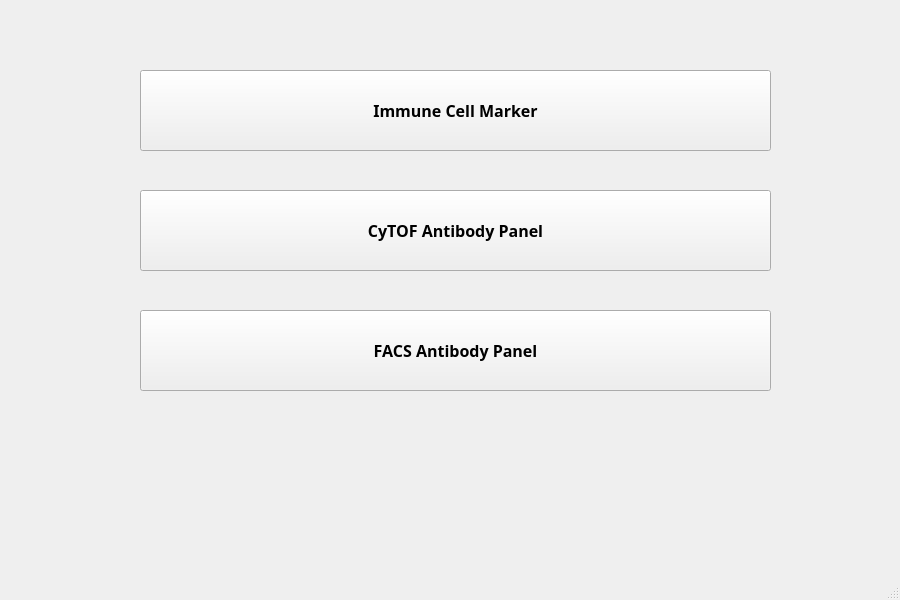
<?xml version="1.0" encoding="UTF-8"?>
<ui version="4.0">
 <class>MainWindow</class>
 <widget class="QMainWindow" name="MainWindow">
  <property name="geometry">
   <rect>
    <x>0</x>
    <y>0</y>
    <width>900</width>
    <height>600</height>
   </rect>
  </property>
  <property name="windowTitle">
   <string>Cell Panel</string>
  </property>
  <widget class="QWidget" name="centralwidget">
   <widget class="QPushButton" name="Immune_btn">
    <property name="geometry">
     <rect>
      <x>140</x>
      <y>70</y>
      <width>631</width>
      <height>81</height>
     </rect>
    </property>
    <property name="font">
     <font>
      <family>Gadugi</family>
      <pointsize>12</pointsize>
      <weight>75</weight>
      <bold>true</bold>
     </font>
    </property>
    <property name="text">
     <string>Immune Cell Marker</string>
    </property>
   </widget>
   <widget class="QPushButton" name="CyTOF_btn">
    <property name="geometry">
     <rect>
      <x>140</x>
      <y>190</y>
      <width>631</width>
      <height>81</height>
     </rect>
    </property>
    <property name="font">
     <font>
      <family>Gadugi</family>
      <pointsize>12</pointsize>
      <weight>75</weight>
      <bold>true</bold>
     </font>
    </property>
    <property name="text">
     <string>CyTOF Antibody Panel</string>
    </property>
   </widget>
   <widget class="QPushButton" name="FACS_btn">
    <property name="geometry">
     <rect>
      <x>140</x>
      <y>310</y>
      <width>631</width>
      <height>81</height>
     </rect>
    </property>
    <property name="font">
     <font>
      <family>Gadugi</family>
      <pointsize>12</pointsize>
      <weight>75</weight>
      <bold>true</bold>
     </font>
    </property>
    <property name="text">
     <string>FACS Antibody Panel</string>
    </property>
   </widget>
   <widget class="QLabel" name="KimLab">
    <property name="geometry">
     <rect>
      <x>345</x>
      <y>450</y>
      <width>221</width>
      <height>81</height>
     </rect>
    </property>
    <property name="text">
     <string/>
    </property>
    <property name="pixmap">
     <pixmap>../../Desktop/Python/KimLab_Logo.png</pixmap>
    </property>
    <property name="scaledContents">
     <bool>true</bool>
    </property>
    <property name="wordWrap">
     <bool>false</bool>
    </property>
   </widget>
  </widget>
  <widget class="QMenuBar" name="menubar">
   <property name="geometry">
    <rect>
     <x>0</x>
     <y>0</y>
     <width>900</width>
     <height>26</height>
    </rect>
   </property>
  </widget>
  <widget class="QStatusBar" name="statusbar"/>
 </widget>
 <resources/>
 <connections/>
</ui>
